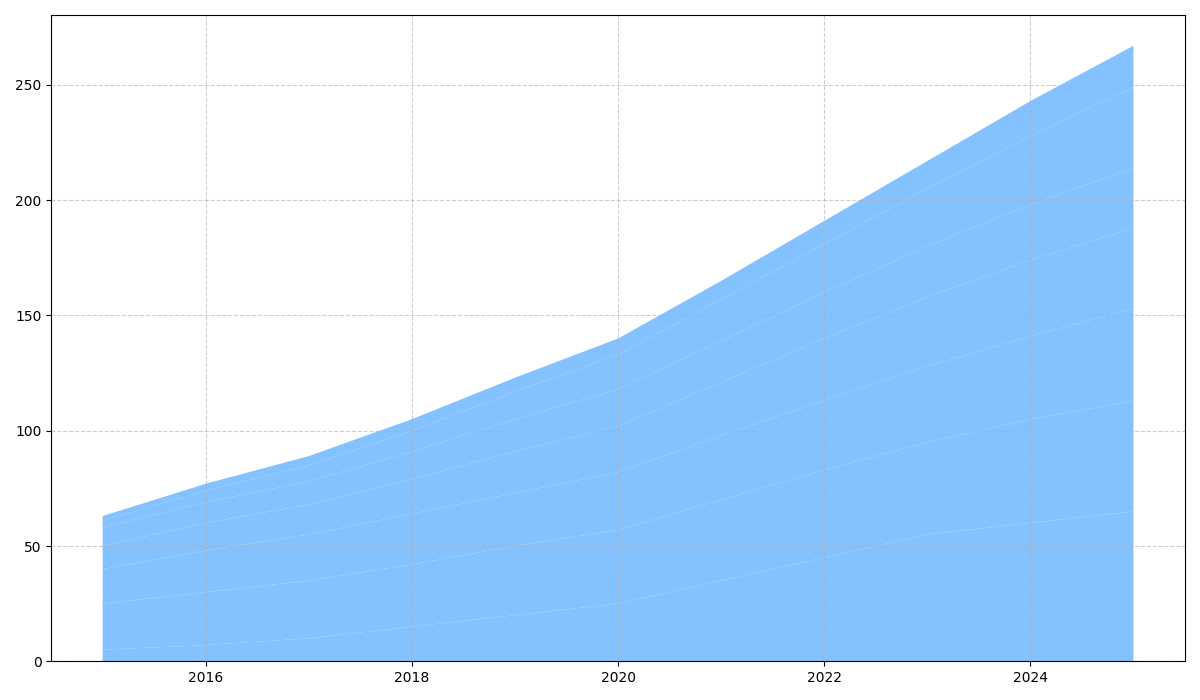

The Python source for this figure:
import matplotlib.pyplot as plt
import numpy as np

years = np.arange(2015, 2026)

battle_royale = np.array([5, 7, 10, 15, 20, 25, 35, 45, 55, 60, 65])
MOBA = np.array([20, 23, 25, 27, 30, 32, 35, 38, 40, 45, 48])
FPS = np.array([15, 18, 20, 22, 23, 25, 28, 30, 33, 36, 40])
sports = np.array([10, 12, 13, 15, 18, 20, 23, 27, 30, 33, 35])
strategy = np.array([8, 9, 10, 12, 14, 16, 18, 20, 22, 24, 26])
racing = np.array([3, 5, 7, 9, 12, 15, 18, 21, 25, 30, 35])
puzzle = np.array([2, 3, 4, 5, 6, 7, 8, 10, 12, 15, 18])

fig, ax = plt.subplots(figsize=(12, 7))

ax.stackplot(years, battle_royale, MOBA, FPS, sports, strategy, racing, puzzle,
             colors=['#66b2ff'],  # Use the same color for all data groups
             alpha=0.8)
ax.grid(True, linestyle='--', alpha=0.6)

plt.tight_layout()
plt.show()
